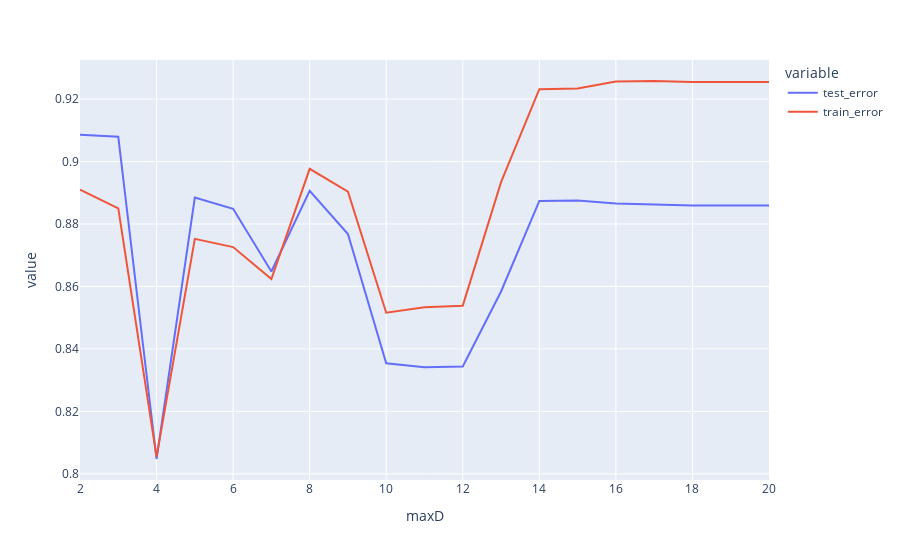

Notebook code for this chart:
### Code cell
def evaluate_dt(maxD, featuresCol):
    # train the model based on the maxD
    decision_tree = DecisionTreeClassifier(
        featuresCol=featuresCol, labelCol="true", maxDepth=maxD
    )
    dtModel = decision_tree.fit(train)

    # calculating test error
    predictions_test = dtModel.transform(test)
    evaluator = BinaryClassificationEvaluator(labelCol="true")
    auc_test = evaluator.evaluate(
        predictions_test, {evaluator.metricName: "areaUnderROC"}
    )
    # recording the accuracy

    # calculating training error
    predictions_training = dtModel.transform(train)
    evaluator = BinaryClassificationEvaluator(labelCol="true")
    auc_training = evaluator.evaluate(
        predictions_training, {evaluator.metricName: "areaUnderROC"}
    )

    return (auc_test, auc_training)


max_depths = range(2, 21, 1)
auc_test_all = []
auc_train_all = []

for maxD in tqdm(max_depths, desc="Evaluating hyperparameter maxD"):
    auc_testing, auc_training = evaluate_dt(maxD, "input_features_scaled")
    auc_test_all.append(auc_testing)
    auc_train_all.append(auc_training)

df = pd.DataFrame()
df["maxD"] = list(max_depths)
df["test_error"] = list(auc_test_all)
df["train_error"] = list(auc_train_all)

px.line(df, x="maxD", y=["test_error", "train_error"])

### Figure 1 — Plotly figure (JSON) as saved in the notebook; plotly's stock layout.template omitted (floating-point values rounded to 4 significant figures)
{"data": [{"hovertemplate": "variable=test_error<br>maxD=%{x}<br>value=%{y}<extra></extra>", "legendgroup": "test_error", "line": {"color": "#636efa", "dash": "solid"}, "marker": {"symbol": "circle"}, "mode": "lines", "name": "test_error", "orientation": "v", "showlegend": true, "type": "scatter", "x": [2, 3, 4, 5, 6, 7, 8, 9, 10, 11, 12, 13, 14, 15, 16, 17, 18, 19, 20], "xaxis": "x", "y": [0.9085, 0.9079, 0.8047, 0.8884, 0.8849, 0.8648, 0.8906, 0.8768, 0.8354, 0.8341, 0.8344, 0.8584, 0.8874, 0.8875, 0.8866, 0.8863, 0.8859, 0.8859, 0.8859], "yaxis": "y"}, {"hovertemplate": "variable=train_error<br>maxD=%{x}<br>value=%{y}<extra></extra>", "legendgroup": "train_error", "line": {"color": "#EF553B", "dash": "solid"}, "marker": {"symbol": "circle"}, "mode": "lines", "name": "train_error", "orientation": "v", "showlegend": true, "type": "scatter", "x": [2, 3, 4, 5, 6, 7, 8, 9, 10, 11, 12, 13, 14, 15, 16, 17, 18, 19, 20], "xaxis": "x", "y": [0.891, 0.885, 0.8054, 0.8752, 0.8726, 0.8624, 0.8977, 0.8903, 0.8516, 0.8533, 0.8538, 0.8934, 0.9231, 0.9234, 0.9256, 0.9258, 0.9254, 0.9254, 0.9254], "yaxis": "y"}], "layout": {"legend": {"title": {"text": "variable"}, "tracegroupgap": 0}, "margin": {"t": 60}, "xaxis": {"anchor": "y", "domain": [0, 1], "title": {"text": "maxD"}}, "yaxis": {"anchor": "x", "domain": [0, 1], "title": {"text": "value"}}}}
